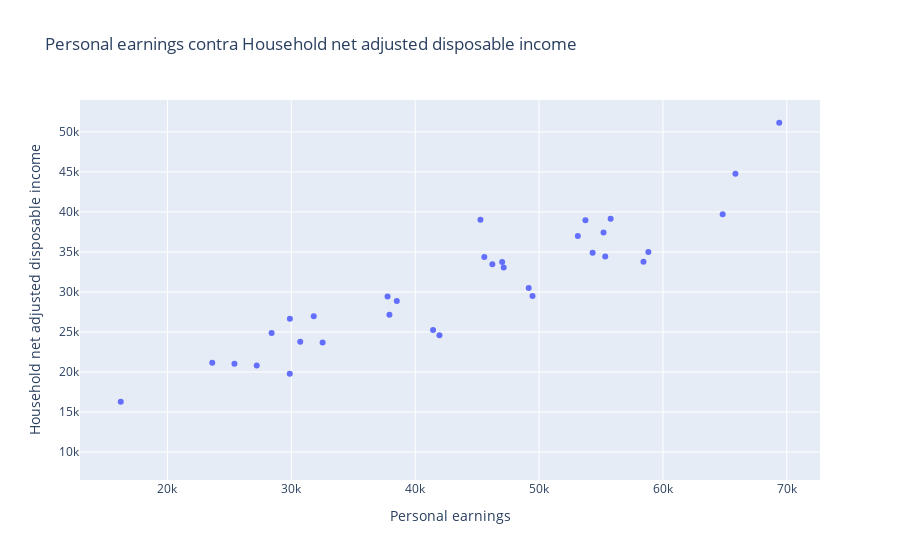

Write notebook code for a chart like this one.
### Code cell
plt.ploly_sactter(table,"JE_PEARN","IW_HADI")

### Figure 1 — Plotly figure (JSON) as saved in the notebook; plotly's stock layout.template omitted (floating-point values rounded to 4 significant figures)
{"data": [{"hovertemplate": "<b>%{hovertext}</b><br><br>JE_PEARN=%{x}<br>IW_HADI=%{y}<extra></extra>", "hovertext": ["Austria", "Belgium", "Canada", "Czechia", "Denmark", "Finland", "France", "Germany", "Greece", "Hungary", "Iceland", "Ireland", "Italy", "Japan", "Korea", "Luxembourg", "Mexico", "Netherlands", "New Zealand", "Norway", "Poland", "Portugal", "Slovak Republic", "Spain", "Sweden", "Türkiye", "United Kingdom", "United States", "Chile", "Estonia", "Israel", "Latvia", "Slovenia", "OECD - Total", "Australia", "Switzerland", "Brazil", "Russia", "South Africa", "Colombia", "Lithuania", "Costa Rica"], "legendgroup": "", "marker": {"color": "#636efa", "symbol": "circle"}, "mode": "markers", "name": "", "orientation": "v", "showlegend": false, "type": "scatter", "x": [53132, 54327, 55342, 29885, 58430, 46230, 45581, 53745, 27207, 25409, 67488, 49474, 37769, 38515, 41960, 65854, 16230, 58828, 45269, 55780, 32527, 28410, 23619, 37922, 47020, null, 47147, 69392, 26729, 30720, 39322, 29876, 41445, 49165, 55206, 64824, null, null, null, null, 31811, null], "xaxis": "x", "y": [37001, 34884, 34421, 26664, 33774, 33471, 34375, 38971, 20791, 21026, null, 29488, 29431, 28872, 24590, 44773, 16269, 34984, 39024, 39144, 23675, 24877, 21149, 27155, 33730, null, 33049, 51147, null, 23784, null, 19783, 25250, 30490, 37433, 39697, null, 19546, 9338, null, 26976, 16517], "yaxis": "y"}], "layout": {"legend": {"tracegroupgap": 0}, "title": {"text": "Personal earnings contra Household net adjusted disposable income"}, "xaxis": {"anchor": "y", "domain": [0, 1], "title": {"text": "Personal earnings"}}, "yaxis": {"anchor": "x", "domain": [0, 1], "title": {"text": "Household net adjusted disposable income"}}}}
